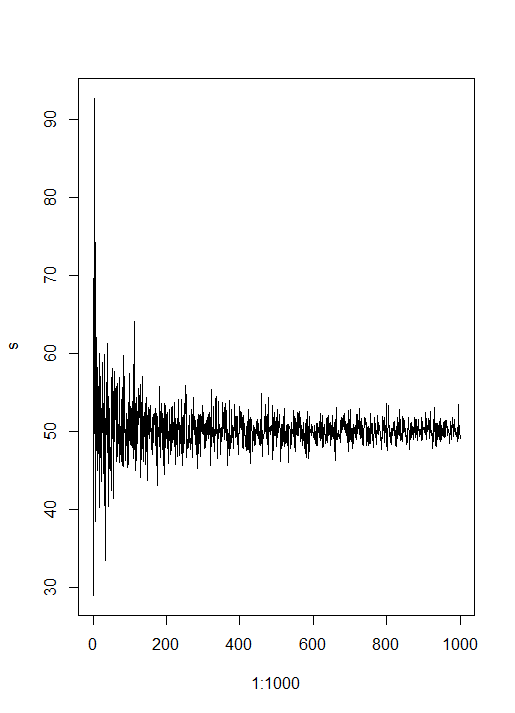

Here is the R script that generated this plot:
s <- vector(mode = "numeric" , length = 1000)
for(i in 1:1000)
{
  normal <- rnorm(i,mean = 50 , sd = 35)
  s[i] <- mean(normal)
}
plot(1:1000 , s , type = "l")
